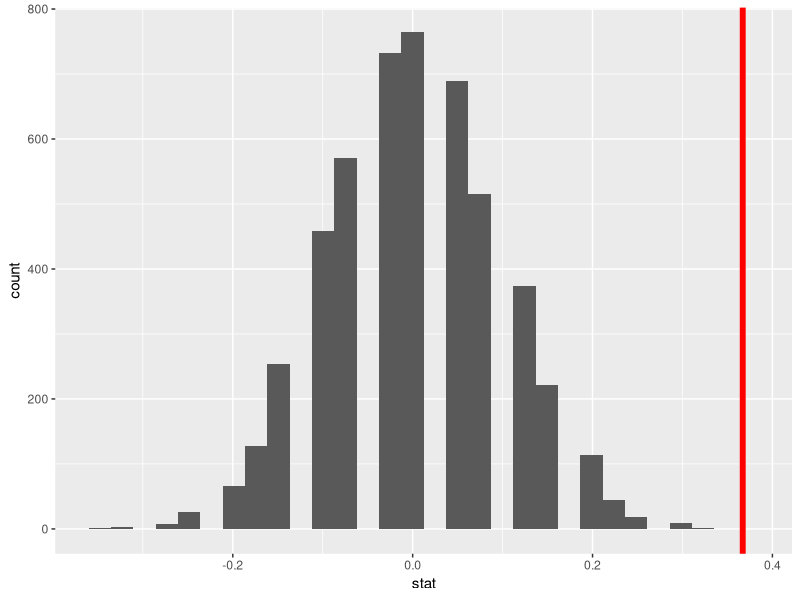
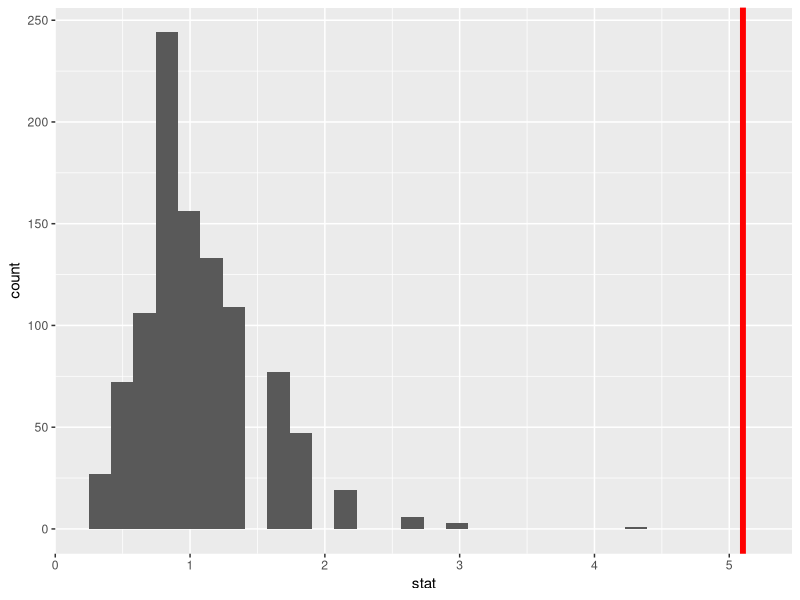
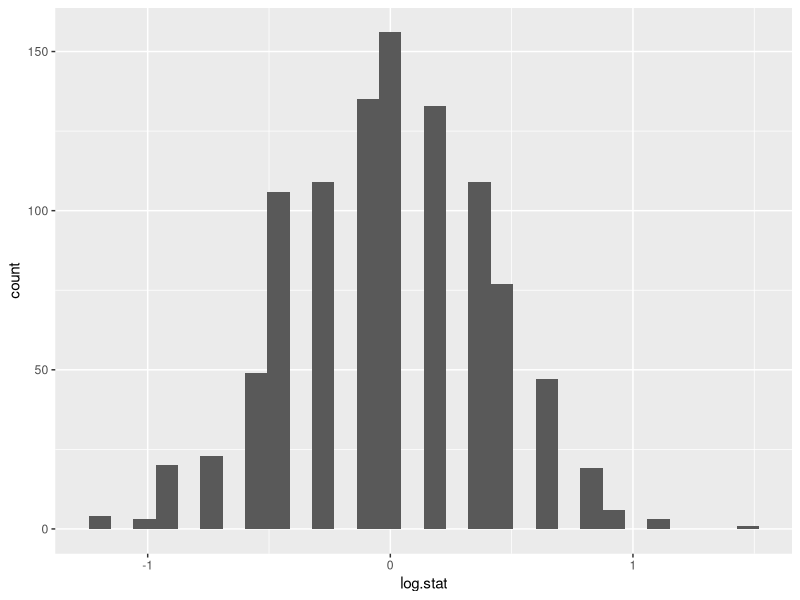

Write the R code that produced these figures, in order.
## ---- chunk 1
knitr::opts_chunk$set(echo = TRUE,fig.width=12, fig.height=6,fig.show = "hide")
library(tidyverse)
library(GGally)
options(tinytex.verbose = TRUE)
## ---- chunk 2
donor.dat<-read.table("donor.txt",header=T)
donor.dat <-donor.dat %>% filter(Default !="opt-out")%>%droplevels()
my.table<-table(donor.dat$Choice,donor.dat$Default)
my.table 
## ---- chunk 3
M<-5000
results<-data.frame(trial=seq(1,M),stat=NA)
for(i in 1:M){
  donor.dat.mod <- donor.dat %>% mutate(shuff.cat=sample(Default))
  my.table<-table(donor.dat.mod$Choice,donor.dat.mod$shuff.cat)
  p.tabl<-prop.table(my.table,2)
  results[i,]$stat<-p.tabl[1,1]-p.tabl[1,2]
}
results %>% ggplot(aes(x=stat))+geom_histogram()+
  geom_vline(xintercept=0.367,lwd=2,color="red")
## ---- chunk 4
my.table<-table(donor.dat$Default,donor.dat$Choice)
#NOTE THIS IS DIFFERENT THAN OUR VISUALIZATION
#Look at ?prop.test
prop.test(my.table,correct = FALSE)
## ---- chunk 5
p1=.7857
p2=.4182
n1=56
n2=55
se.ci=sqrt(p1*(1-p1)/n1+p2*(1-p2)/n2)
multiplier=qnorm(.975)
(p1-p2)-multiplier*se.ci
(p1-p2)+multiplier*se.ci

## ---- chunk 6
pi=(44+23)/(44+23+12+32)
pi
## ---- chunk 7
cell11=(44-32.4)^2/32.4
cell21=(12-21.6)^2/21.6
cell12=(23-33)^2/33
cell22=(32-22)^2/22
cell11+cell21+cell12+cell22
## ---- chunk 8
p1=44/(44+12)
Odds1=p1/(1-p1)
Odds1
## ---- chunk 9
p2=23/(23+32)
Odds2=p2/(1-p2)
Odds2
## ---- chunk 10
Our.OR<-Odds1/Odds2
M<-1000
results<-data.frame(trial=seq(1,M),stat=NA)
for(i in 1:M){
  donor.dat.mod <- donor.dat %>% mutate(shuff.cat=sample(Default))
  my.table<-table(donor.dat.mod$Choice,donor.dat.mod$shuff.cat)
  p.tabl<-prop.table(my.table,2)
  Odds.sim1<-p.tabl[1,1]/(1-p.tabl[1,1])
  Odds.sim2<- p.tabl[1,2]/(1-p.tabl[1,2])
  results[i,]$stat<-Odds.sim1/Odds.sim2
}
results %>% ggplot(aes(x=stat))+geom_histogram()+geom_vline(xintercept = Our.OR,lwd=2,color="red")
## ---- chunk 11
results <- results %>% mutate(log.stat=log(stat))
results %>% ggplot(aes(x=log.stat))+geom_histogram()
## ---- chunk 12
donor.dat <-donor.dat %>% mutate(bin.outcome=ifelse(Choice=="donor",1,0))
my.glm<-glm(bin.outcome~Default,data=donor.dat,family="binomial")
coef(my.glm)
